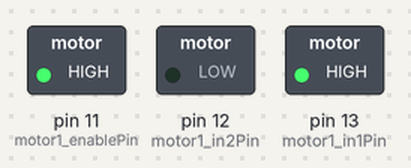
Recording of a sketch running on a simulated Arduino Uno, built with avr-gcc and run on an emulated ATmega328P. Shown: switched loads named in the sketch (green lamp = pin HIGH).

Above: at 0.1 s.
Timing chart, 0 to 1.6 s (numbered marks = the images above):
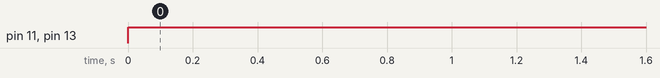

Measured:
- by itself, pin 11 (motor1_enablePin), pin 13 (motor1_in1Pin): LOW → HIGH at 0.00 s

The sketch:

Moteur.ino
```cpp
// (licence header left out)
int motor1_enablePin = 11; //pwm
int motor1_in1Pin = 13;
int motor1_in2Pin = 12;


void setup()
{
  //on initialise les pins du moteur 1
  pinMode(motor1_in1Pin, OUTPUT);
  pinMode(motor1_in2Pin, OUTPUT);
  pinMode(motor1_enablePin, OUTPUT);


}

void loop()
{

   SetMotor1(255, false);

}

//Fonction qui set le moteur
void SetMotor1(int speed, boolean reverse)
{
  analogWrite(motor1_enablePin, speed);
  digitalWrite(motor1_in1Pin, ! reverse);
  digitalWrite(motor1_in2Pin, reverse);
}
```
